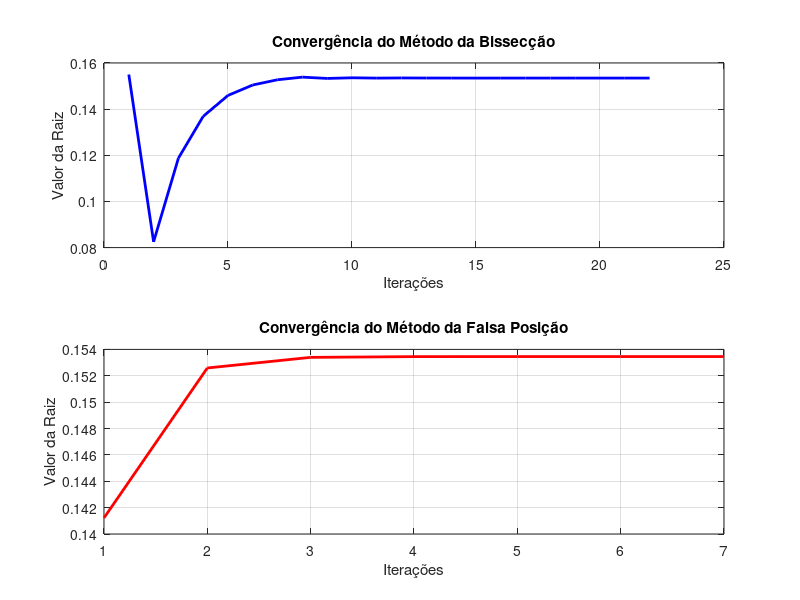

Source code (MATLAB):
function lista5Questao1()
    P = 35000;
    A = 8500;
    n = 7;

    f = @(i) (P * ((i * (1 + i).^n) / ((1 + i).^n - 1)) - A);

    % Definir limites e tolerância
    a = 0.01;
    b = 0.3;
    Es = 5e-5;

    % Executar o método da bissecção
    fprintf("Método da Bissecção:\n");
    [rootBisseccao, itBisseccao, valoresBisseccao] = metodoBisseccao(f, a, b, Es);

    % Executar o método da falsa posição
    fprintf("\nMétodo da Falsa Posição:\n");
    [rootFalsaPosicao, itFalsaPosicao, valoresFalsaPosicao] = metodoFalsaPosicao(f, a, b, Es);

    % Criar tabela comparativa
    criar_tabela(itBisseccao, rootBisseccao, itFalsaPosicao, rootFalsaPosicao);

    % Criar gráficos de convergência
    criar_graficos(itBisseccao, valoresBisseccao, itFalsaPosicao, valoresFalsaPosicao);
endfunction

function [r, it, valores] = metodoBisseccao(f, a, b, Es)
    Ea = Inf; % Erro absoluto inicial
    r = inf; % Valor inicial de r
    it = 0; % Contador de iterações
    n = 30; % Número máximo de iterações
    valores = []; % Armazena os valores de r

    if (f(a) * f(b) > 0)
        disp("Erro: não há mudança de sinal!");
        return;
    end

    while (it < n)
        rPrevio = r;
        r = (a + b) / 2; % Cálculo do ponto médio
        valores = [valores; r]; % Armazena o valor atual

        if it > 0
            Ea = calcularErroEstimativa(r, rPrevio);
        end

        fprintf('Iteração %d: a = %f, b = %f, r = %f, f(r) = %f, Aproximado = %f\n', ...
                it + 1, a, b, r, f(r), Ea);

        if (Ea <= Es)
            fprintf("Raiz encontrada: %f\n", r);
            break;
        end

        it = it + 1;

        if (f(a) * f(r) < 0)
            b = r; % Atualiza o limite superior
        else
            a = r; % Atualiza o limite inferior
        end
    endwhile

    if it >= n
        fprintf("Método falhou em %d iterações\n", it);
    end
endfunction

function [r, it, valores] = metodoFalsaPosicao(f, a, b, Es)
    Ea = Inf; % Erro absoluto inicial
    rPrevio = inf; % Valor inicial de r
    it = 0; % Contador de iterações
    n = 20; % Número máximo de iterações
    valores = []; % Armazena os valores de r

    if (f(a) * f(b) > 0)
        disp("Erro: não há mudança de sinal!");
        return;
    end

    r = b - (f(b) * (a - b)) / (f(a) - f(b));  % Cálculo inicial da raiz
    valores = [valores; r]; % Armazena o valor inicial

    while (it < n)
        fprintf('Iteração %d: a = %f, b = %f, r = %f, f(r) = %f, Erro aproximado = %f\n', ...
                it + 1, a, b, r, f(r), Ea);

        if (it >= n || Ea <= Es)
            fprintf("Raiz encontrada: %f\n", r);
            break;
        end

        if (f(a) * f(r) < 0)
            b = r; % Atualiza o limite superior
        else
            a = r; % Atualiza o limite inferior
        end

        rPrevio = r;
        r = b - (f(b) * (a - b)) / (f(a) - f(b));
        valores = [valores; r]; % Armazena o novo valor de r
        Ea = calcularErroEstimativa(r, rPrevio);
        it = it + 1;
    endwhile

    if it >= n
        fprintf("Método falhou em %d iterações\n", it);
    end
endfunction

function Ea = calcularErroEstimativa(resultadoAtual, resultadoPrev)
    if resultadoPrev == Inf
        Ea = Inf;
    else
        Ea = abs((resultadoAtual - resultadoPrev) / resultadoAtual) * 100;
    end
endfunction

function criar_tabela(itBisseccao, rootBisseccao, itFalsaPosicao, rootFalsaPosicao)
    fprintf("\nTabela Comparativa:\n");
    fprintf("%-20s %-20s %-20s\n", "Método", "Número de Iterações", "Resultado Final");
    fprintf("%-20s %-20d %-20f\n", "Bissecção", itBisseccao, rootBisseccao);
    fprintf("%-20s %-20d %-20f\n", "Falsa Posição", itFalsaPosicao, rootFalsaPosicao);
endfunction

function criar_graficos(itBisseccao, valoresBisseccao, itFalsaPosicao, valoresFalsaPosicao)
    figure;

    % Gráfico para Bissecção
    subplot(2, 1, 1);
    plot(1:length(valoresBisseccao), valoresBisseccao, 'b-', 'LineWidth', 2);
    title('Convergência do Método da Bissecção');
    xlabel('Iterações');
    ylabel('Valor da Raiz');
    grid on;

    % Gráfico para Falsa Posição
    subplot(2, 1, 2);
    plot(1:length(valoresFalsaPosicao), valoresFalsaPosicao, 'r-', 'LineWidth', 2);
    title('Convergência do Método da Falsa Posição');
    xlabel('Iterações');
    ylabel('Valor da Raiz');
    grid on;

    % Salvar gráficos
    saveas(gcf, 'convergencia_metodos_bisseccao_falsa_posicao.png');
endfunction

% Chama a função principal
lista5Questao1();
